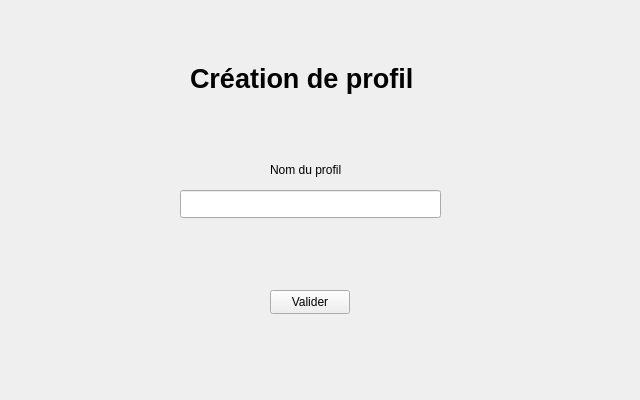
<?xml version="1.0" encoding="UTF-8"?>
<ui version="4.0">
 <class>CreateProfile</class>
 <widget class="QWidget" name="CreateProfile">
  <property name="geometry">
   <rect>
    <x>0</x>
    <y>0</y>
    <width>640</width>
    <height>400</height>
   </rect>
  </property>
  <property name="windowTitle">
   <string>Form</string>
  </property>
  <widget class="QPushButton" name="validerPushButton">
   <property name="geometry">
    <rect>
     <x>270</x>
     <y>290</y>
     <width>80</width>
     <height>24</height>
    </rect>
   </property>
   <property name="text">
    <string>Valider</string>
   </property>
  </widget>
  <widget class="QLabel" name="label">
   <property name="geometry">
    <rect>
     <x>190</x>
     <y>60</y>
     <width>235</width>
     <height>36</height>
    </rect>
   </property>
   <property name="font">
    <font>
     <pointsize>20</pointsize>
     <bold>true</bold>
    </font>
   </property>
   <property name="text">
    <string>Création de profil</string>
   </property>
  </widget>
  <widget class="QLabel" name="label_2">
   <property name="geometry">
    <rect>
     <x>270</x>
     <y>160</y>
     <width>89</width>
     <height>20</height>
    </rect>
   </property>
   <property name="text">
    <string>Nom du profil</string>
   </property>
  </widget>
  <widget class="QLineEdit" name="nomProfilLineEdit">
   <property name="geometry">
    <rect>
     <x>180</x>
     <y>190</y>
     <width>261</width>
     <height>28</height>
    </rect>
   </property>
   <property name="echoMode">
    <enum>QLineEdit::Normal</enum>
   </property>
  </widget>
 </widget>
 <resources/>
 <connections/>
</ui>
